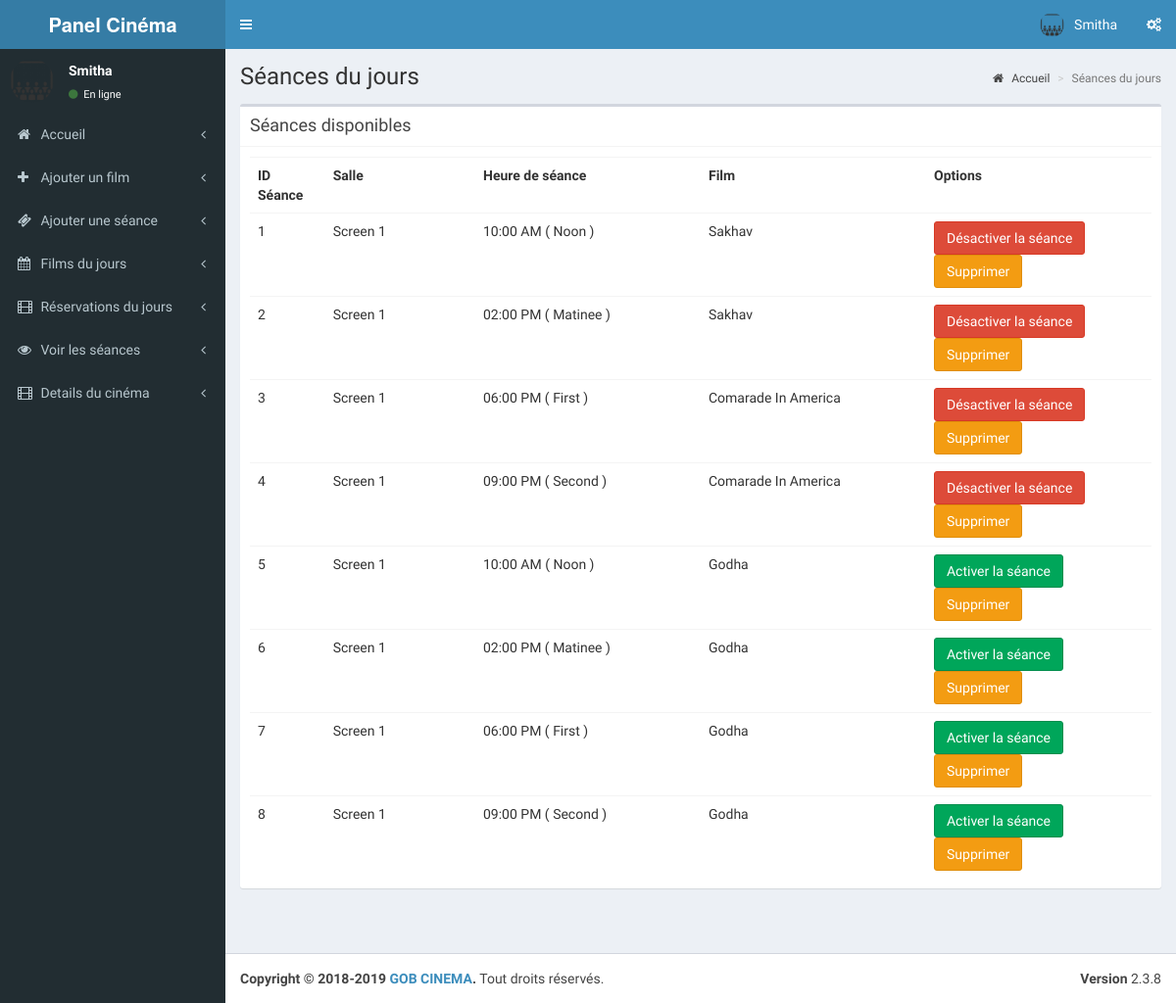
Page /cinema/pages/view_shows.php (signed in) on the earlier database version.
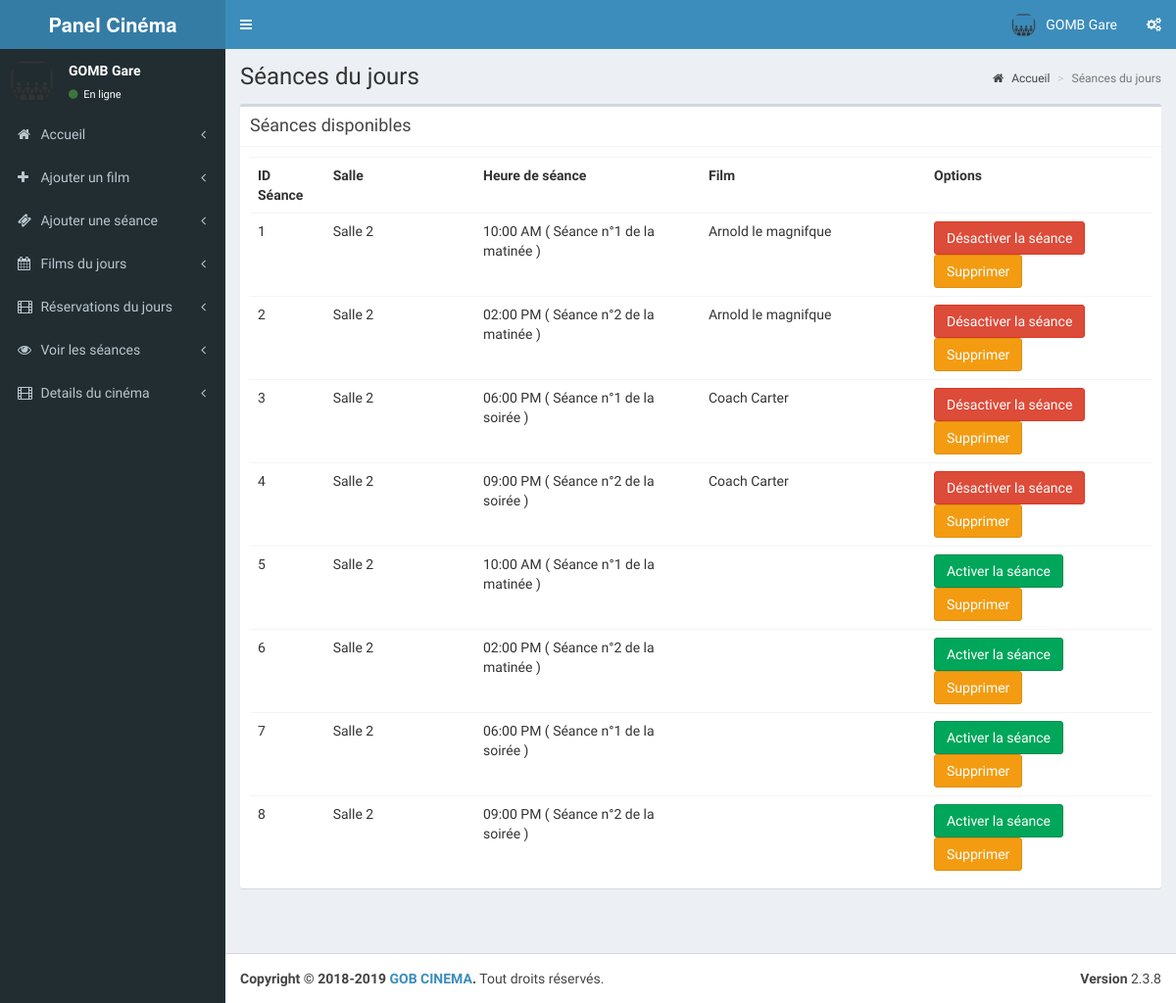
Same page on the later database version.
### tables this page shows
CREATE TABLE IF NOT EXISTS `tbl_theatre` (
  `id` int(11) NOT NULL AUTO_INCREMENT,
  `name` varchar(100) NOT NULL,
  `address` varchar(100) NOT NULL,
  `place` varchar(100) NOT NULL,
  `state` varchar(50) NOT NULL,
  `pin` int(11) NOT NULL,
  PRIMARY KEY (`id`)
);

CREATE TABLE IF NOT EXISTS `tbl_shows` (
  `s_id` int(11) NOT NULL AUTO_INCREMENT,
  `st_id` int(11) NOT NULL COMMENT 'show time id',
  `theatre_id` int(11) NOT NULL,
  `movie_id` int(11) NOT NULL,
  `start_date` date NOT NULL,
  `status` int(11) NOT NULL COMMENT '1 means show available',
  `r_status` int(11) NOT NULL,
  PRIMARY KEY (`s_id`)
);

CREATE TABLE IF NOT EXISTS `tbl_screens` (
  `screen_id` int(11) NOT NULL AUTO_INCREMENT,
  `t_id` int(11) NOT NULL COMMENT 'theatre id',
  `screen_name` varchar(110) NOT NULL,
  `seats` int(11) NOT NULL COMMENT 'number of seats',
  `charge` int(11) NOT NULL,
  PRIMARY KEY (`screen_id`)
);

CREATE TABLE IF NOT EXISTS `tbl_show_time` (
  `st_id` int(11) NOT NULL AUTO_INCREMENT,
  `screen_id` int(11) NOT NULL,
  `name` varchar(40) NOT NULL COMMENT 'noon,second,etc',
  `start_time` time NOT NULL,
  PRIMARY KEY (`st_id`)
);

CREATE TABLE IF NOT EXISTS `tbl_movie` (
  `movie_id` int(11) NOT NULL AUTO_INCREMENT,
  `t_id` int(11) NOT NULL COMMENT 'theatre id',
  `movie_name` varchar(100) NOT NULL,
  `cast` varchar(500) NOT NULL,
  `desc` varchar(1000) NOT NULL,
  `release_date` date NOT NULL,
  `image` varchar(200) NOT NULL,
  `video_url` varchar(200) NOT NULL,
  `status` int(1) NOT NULL COMMENT '0 means active ',
  PRIMARY KEY (`movie_id`)
);

### cinema/pages/view_shows.php (the view, shortened to what the changed rows need)
<?php
include('header.php');
?>
  <div class="content-wrapper">
    <section class="content-header">
      <h1>
      Séances du jours
      </h1>
    </section>
    <section class="content">
      <div class="box">
        <div class="box-body">
          <?php
          $sw=mysqli_query($con,"select * from tbl_shows where st_id in(select st_id from tbl_show_time where screen_id in(select screen_id from  tbl_screens where t_id='".$_SESSION['theatre']."')) and status='1'");
          if(mysqli_num_rows($sw))
          {?>
            <table class="table">
              <th class="col-md-1">
               ID Séance
              </th>
              <th class="col-md-2">
                Salle
              </th>
              <th class="col-md-3">
              Heure de séance
              </th>
              <th class="col-md-3">
                Film
              </th>
              <th class="col-md-3">
                Options
              </th>
              <?php
              $sl=1;
              while($shows=mysqli_fetch_array($sw))
              {
                ?>
                <tr>
                  <td>
                    <?php echo $sl; $sl++;?>
                  </td>
                  <?php
                  $st=mysqli_query($con,"select * from tbl_show_time where st_id='".$shows['st_id']."'");
                  $show_time=mysqli_fetch_array($st);
                  $sr=mysqli_query($con,"select * from tbl_screens where screen_id='".$show_time['screen_id']."'");
                  $screen=mysqli_fetch_array($sr);
                  $mv=mysqli_query($con,"select * from tbl_movie where movie_id='".$shows['movie_id']."'");
                  $movie=mysqli_fetch_array($mv);
                  ?>
                  <td>
                    <?php echo $screen['screen_name'];?>
                  </td>
                  <td>
                    <?php echo date('h:i A',strtotime($show_time['start_time']))." ( ".utf8_encode($show_time['name'])." ) ";?>
                  </td>
                  <td>
                    <?php echo $movie['movie_name'];?>
                  </td>
                  <td>
                    <?php if($shows['r_status']==1)
                    {
                    ?><a href="change_running.php?id=<?php echo $shows['s_id'];?>&status=0"><button class="btn btn-danger">Désactiver la séance</button></a>
                    <?php
                    }
                    else
                    {?><a href="change_running.php?id=<?php echo $shows['s_id'];?>&status=1"><button class="btn btn-success">Activer la séance</button></a>
                    <?php
                    }?>
                    <a href="stop_running.php?id=<?php echo $shows['s_id'];?>"><button class="btn btn-warning">Supprimer</button></a>
                  </td>
                </tr>
                <?php
              }
              ?>
            </table>
            <?php
          }
          else
          {
            ?>
            <h3>Pas de séances</h3>
            <?php
          }
          ?>
        </div>
      </div>
    </section>
  </div>
  <?php
include('footer.php');
?>

### cinema/pages/header.php (shortened to what the changed rows need)
<?php
include('../../config.php');
$th=mysqli_query($con,"select * from tbl_theatre where id='".$_SESSION['theatre']."'");
$theatre=mysqli_fetch_array($th);
?>
<!DOCTYPE html>
<html>
<head>
  <link rel="stylesheet" href="../validation/dist/css/bootstrapValidator.css"/>
  <link rel="stylesheet" href="../bootstrap/css/bootstrap.min.css">
  <link rel="stylesheet" href="https://cdnjs.cloudflare.com/ajax/libs/font-awesome/4.5.0/css/font-awesome.min.css">
  <link rel="stylesheet" href="https://cdnjs.cloudflare.com/ajax/libs/ionicons/2.0.1/css/ionicons.min.css">
  <link rel="stylesheet" href="../dist/css/AdminLTE.min.css">
  <link rel="stylesheet" href="../dist/css/skins/_all-skins.min.css">
</head>
<body class="hold-transition skin-blue sidebar-mini">
<div class="wrapper">
  <header class="main-header">
    <nav class="navbar navbar-static-top">
      <div class="navbar-custom-menu">
        <ul class="nav navbar-nav">
          <li class="dropdown user user-menu">
            <a href="#" class="dropdown-toggle" data-toggle="dropdown">
              <img src="cinema-512.png" class="user-image" alt="User Image">
              <span class="hidden-xs"><?php echo $theatre['name'];?></span>
            </a>
          </li>
        </ul>
      </div>
    </nav>
  </header>
  <aside class="main-sidebar">
    <section class="sidebar">
      <div class="user-panel">
        <div class="pull-left info">
          <p><?php echo $theatre['name'];?></p>
          <a href="#"><i class="fa fa-circle text-success"></i> En ligne</a>
        </div>
      </div>
    </section>
  </aside>

Differences in the rows shown:
changed tbl_theatre: name "Smitha" → "GOMB Gare"
changed through a linked row, tbl_shows (number 1 of 8 on the later page): tbl_screens.screen_name "Screen 1" → "Salle 2"; st.name "Noon" → "Séance n°1 de la matinée"; movie.movie_name "Sakhav" → "Arnold le magnifque"
changed through a linked row, tbl_shows (number 2 of 8 on the later page): tbl_screens.screen_name "Screen 1" → "Salle 2"; st.name "Matinee" → "Séance n°2 de la matinée"; movie.movie_name "Sakhav" → "Arnold le magnifque"
changed through a linked row, tbl_shows (number 3 of 8 on the later page): tbl_screens.screen_name "Screen 1" → "Salle 2"; st.name "First" → "Séance n°1 de la soirée"; movie.movie_name "Comarade In America" → "Coach Carter"
changed through a linked row, tbl_shows (number 4 of 8 on the later page): tbl_screens.screen_name "Screen 1" → "Salle 2"; st.name "Second" → "Séance n°2 de la soirée"; movie.movie_name "Comarade In America" → "Coach Carter"
changed through a linked row, tbl_shows (number 5 of 8 on the later page): tbl_screens.screen_name "Screen 1" → "Salle 2"; st.name "Noon" → "Séance n°1 de la matinée"; movie.movie_name "Godha" → (not shown)
changed through a linked row, tbl_shows (number 6 of 8 on the later page): tbl_screens.screen_name "Screen 1" → "Salle 2"; st.name "Matinee" → "Séance n°2 de la matinée"; movie.movie_name "Godha" → (not shown)
changed through a linked row, tbl_shows (number 7 of 8 on the later page): tbl_screens.screen_name "Screen 1" → "Salle 2"; st.name "First" → "Séance n°1 de la soirée"; movie.movie_name "Godha" → (not shown)
changed through a linked row, tbl_shows (number 8 of 8 on the later page): tbl_screens.screen_name "Screen 1" → "Salle 2"; st.name "Second" → "Séance n°2 de la soirée"; movie.movie_name "Godha" → (not shown)
